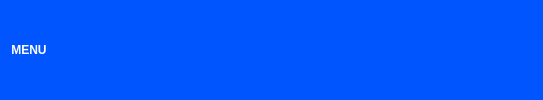
        <widget class="QWidget" name="header_widget" native="true">
         <property name="styleSheet">
          <string notr="true">
QPushButton{
border: none;
}
QWidget{
	background-color: rgb(0, 85, 255);
}</string>
         </property>
         <layout class="QGridLayout" name="gridLayout_6">
          <item row="0" column="0">
           <widget class="QPushButton" name="pushButton_7">
            <property name="font">
             <font>
              <weight>75</weight>
              <bold>true</bold>
             </font>
            </property>
            <property name="styleSheet">
             <string notr="true">color: rgb(255, 255, 255);</string>
            </property>
            <property name="text">
             <string>MENU</string>
            </property>
            <property name="icon">
             <iconset resource="ressource.qrc">
              <normaloff>:/icons/menu.png</normaloff>:/icons/menu.png</iconset>
            </property>
            <property name="iconSize">
             <size>
              <width>40</width>
              <height>16</height>
             </size>
            </property>
            <property name="checkable">
             <bool>true</bool>
            </property>
            <property name="autoExclusive">
             <bool>false</bool>
            </property>
           </widget>
          </item>
          <item row="0" column="1">
           <spacer name="horizontalSpacer">
            <property name="orientation">
             <enum>Qt::Horizontal</enum>
            </property>
            <property name="sizeHint" stdset="0">
             <size>
              <width>333</width>
              <height>20</height>
             </size>
            </property>
           </spacer>
          </item>
          <item row="0" column="2">
           <widget class="QPushButton" name="pushButton_11">
            <property name="text">
             <string/>
            </property>
            <property name="icon">
             <iconset resource="ressource.qrc">
              <normaloff>:/icons/line.png</normaloff>:/icons/line.png</iconset>
            </property>
            <property name="checkable">
             <bool>true</bool>
            </property>
            <property name="autoExclusive">
             <bool>false</bool>
            </property>
           </widget>
          </item>
          <item row="0" column="3">
           <widget class="QPushButton" name="pushButton_10">
            <property name="text">
             <string/>
            </property>
            <property name="icon">
             <iconset resource="ressource.qrc">
              <normaloff>:/icons/reduce.png</normaloff>:/icons/reduce.png</iconset>
            </property>
            <property name="checkable">
             <bool>true</bool>
            </property>
            <property name="autoExclusive">
             <bool>false</bool>
            </property>
           </widget>
          </item>
          <item row="0" column="4">
           <widget class="QPushButton" name="pushButton_9">
            <property name="text">
             <string/>
            </property>
            <property name="icon">
             <iconset resource="ressource.qrc">
              <normaloff>:/icons/expand.png</normaloff>:/icons/expand.png</iconset>
            </property>
            <property name="checkable">
             <bool>true</bool>
            </property>
            <property name="autoExclusive">
             <bool>false</bool>
            </property>
           </widget>
          </item>
          <item row="0" column="5">
           <widget class="QPushButton" name="pushButton_8">
            <property name="text">
             <string/>
            </property>
            <property name="icon">
             <iconset resource="ressource.qrc">
              <normaloff>:/icons/exit.png</normaloff>:/icons/exit.png</iconset>
            </property>
            <property name="checkable">
             <bool>true</bool>
            </property>
            <property name="autoExclusive">
             <bool>false</bool>
            </property>
           </widget>
          </item>
         </layout>
        </widget>
